Frame 1 (no input): blank canvas, image omitted
Frame 60 (the mouse pressed at the canvas centre just before this capture): blank canvas, image omitted
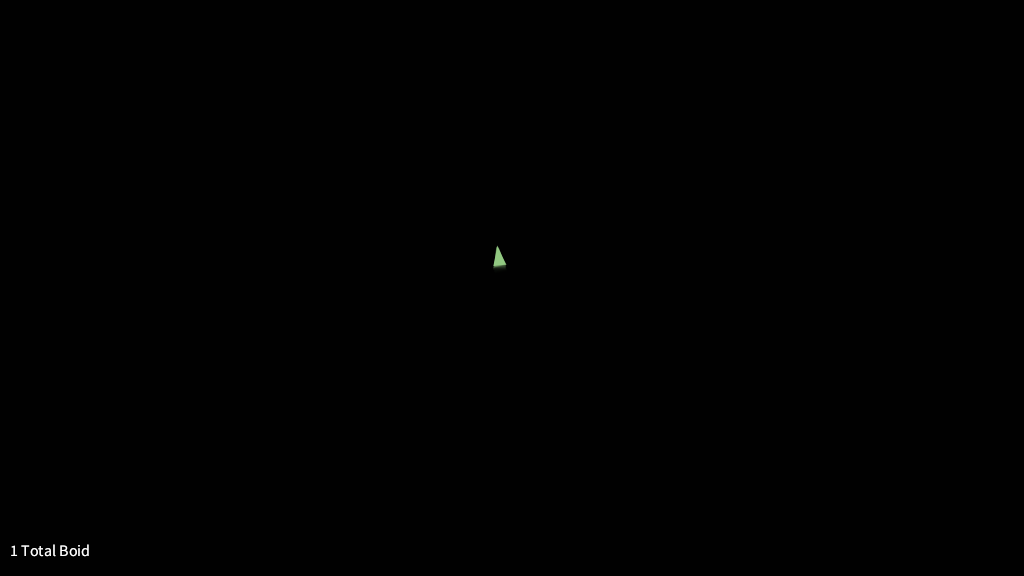
Frame 120 (the mouse held since frame 60 and released just before this capture)

The Processing sketch whose frames 1 and 60 were blank and that drew this single picture after the mouse press (run headless with seeded random() and noise(); from frame 60 on, the mouse is pressed at the canvas centre):

// Processing sketch: boids
// ── boids.pde

ArrayList<Boid> boids;
ArrayList<Avoid> avoids;
int objective = 1;
float jar_percentage = 0;

float globalScale = .91;
float eraseRadius = 20;
String tool = "boids";
boolean stop = false;

// boid control
float maxSpeed;
float friendRadius;
float crowdRadius;
float avoidRadius;
float coheseRadius;

boolean option_friend = true;
boolean option_crowd = true;
boolean option_avoid = true;
boolean option_noise = true;
boolean option_cohese = true;

// gui crap
int messageTimer = 0;
String messageText = "";


void setup () {
  size(1024, 576);
  textSize(16);
  recalculateConstants();
  boids = new ArrayList<Boid>();
  avoids = new ArrayList<Avoid>();
  for (int x = 100; x < width - 100; x+= 100) {
    for (int y = 100; y < height - 100; y+= 100) {
 //   boids.add(new Boid(x + random(3), y + random(3)));
  //    boids.add(new Boid(x + random(3), y + random(3)));
    }
  }
  
  //setupWalls();
}


// haha
void recalculateConstants () {
  maxSpeed = 2.1 * globalScale;
  friendRadius = 60 * globalScale;
  crowdRadius = (friendRadius / 1.3);
  avoidRadius = 90 * globalScale;
  coheseRadius = friendRadius;
}


void setupWalls() {
  avoids = new ArrayList<Avoid>();
   for (int x = 0; x < width; x+= 20) {
    avoids.add(new Avoid(x, 10));
    avoids.add(new Avoid(x, height - 10));
  } 
}

void setupCircle() {
  avoids = new ArrayList<Avoid>();
   for (int x = 0; x < 50; x+= 1) {
     float dir = (x / 50.0) * TWO_PI;
    avoids.add(new Avoid(width * 0.5 + cos(dir) * height*.4, height * 0.5 + sin(dir)*height*.4));
  } 
}

//The funtion that iterates repeatedly to generate each frame.
void draw () {
  noStroke();
  colorMode(HSB);
  fill(0, 100);
  rect(0, 0, width, height);


  if (tool == "erase") {
    noFill();
    stroke(0, 100, 260);
    rect(mouseX - eraseRadius, mouseY - eraseRadius, eraseRadius * 2, eraseRadius *2);
    if (mousePressed) {
      erase();
    }
  } else if (tool == "avoids") {
    noStroke();
    fill(0, 200, 200);
    ellipse(mouseX, mouseY, 15, 15);
  }
  boolean newbie = true;
  for (int i = 0; i <boids.size(); i++) {
    Boid current = boids.get(i);
    current.objective = objective;
    if(stop){
    
    current.draw();
    }
    else{
    if(current.battery<0 && objective >= 4){
    boids.remove(i);
    } 
    if(PVector.dist(current.pos, new PVector(1024,576)) < 100 && objective==2)
          boids.remove(i);
    else{
    current.go(jar_percentage);
    
    if(current.order && current.controller && newbie){
      current.order = false;
      boids.add(new Boid(0, 0 , true, objective));
      message(boids.size() + " (Automatic) Total Boid" + s(boids.size()));
      
    }
    
    if(current.return_flag==2){
    jar_percentage -= 0.001;
    }
    if(current.return_flag==1){
    jar_percentage += 0.001;
    }
    //println(jar_percentage);
    current.draw();
    fill(255);
    
    rect(1010,576,10,1024*jar_percentage*0.1);
    }}
  }

  for (int i = 0; i <avoids.size(); i++) {
    Avoid current = avoids.get(i);
    current.go();
    current.draw();
  }

  if (messageTimer > 0) {
    messageTimer -= 1; 
  }
  drawGUI();
  if(objective ==2){
  ellipse(1024,576,100,100);
  ellipse(0,0,100,100);
  }
}

//Managing key presses
void keyPressed () {
  if (key == 'q') {
    tool = "boids";
    message("Add boids");
  } else if (key == 'w') {
    tool = "avoids";
    message("Place obstacles");
  } else if (key == 'e') {
    tool = "erase";
    message("Eraser");
  } else if (key == '-') {
    message("Decreased scale");
    globalScale *= 0.8;
  } else if (key == '=') {
      message("Increased Scale");
    globalScale /= 0.8;
  } else if (key == '1') {
     option_friend = option_friend ? false : true;
     message("Turned friend allignment " + on(option_friend));
  } else if (key == '2') {
     option_crowd = option_crowd ? false : true;
     message("Turned crowding avoidance " + on(option_crowd));
  } else if (key == '3') {
     option_avoid = option_avoid ? false : true;
     message("Turned obstacle avoidance " + on(option_avoid));
  }else if (key == '4') {
     option_cohese = option_cohese ? false : true;
     message("Turned cohesion " + on(option_cohese));
  }else if (key == '5') {
     option_noise = option_noise ? false : true;
     message("Turned noise " + on(option_noise));
  } else if (key == '6') {
     tool = "leader";
     message("Add leader");
  } else if (key == 's') {
     stop =  !stop;
     message("Stopped");
  } else if (key == 'x') {
     objective =  2;
     message("Objective 2");
  } 
  else if (key == 'z') {
     objective =  1;
     message("Objective 1");
  }else if (key == 'c') {
     objective =  3;
     message("Objective 3");
  }
  else if (key == 'v') {
     objective =  4;
     message("Objective 4");
  } else if (key == 'b') {
     objective =  5;
     message("Objective 5");
  } else if (key == ',') {
     setupWalls(); 
  } else if (key == '.') {
     setupCircle(); 
  }
  recalculateConstants();

}

//Drawing the GUI
void drawGUI() {
   if(messageTimer > 0) {
      fill((min(30, messageTimer) / 30.0) * 255.0);
      text(messageText, 10, height - 20); 
   }
}


String s(int count) {
  return (count != 1) ? "s" : "";
}


String on(boolean in) {
  return in ? "on" : "off"; 
}

//Handling mouse presses
void mousePressed () {
  switch (tool) {
  case "boids":
    boids.add(new Boid(mouseX, mouseY , false, objective));
    message(boids.size() + " Total Boid" + s(boids.size()));
    break;
  case "avoids":
    avoids.add(new Avoid(mouseX, mouseY));
    break;
   case "leader":
    boids.add(new Boid(mouseX, mouseY , true, objective));
    message(boids.size() + " Total Boid" + s(boids.size()));
    break;
  }
}


void erase () {
  for (int i = boids.size()-1; i > -1; i--) {
    // A single state is used thus the calculations a
    Boid b = boids.get(i);
    if (abs(b.pos.x - mouseX) < eraseRadius && abs(b.pos.y - mouseY) < eraseRadius) {
      boids.remove(i);
    }
  }

  for (int i = avoids.size()-1; i > -1; i--) {
    Avoid b = avoids.get(i);
    if (abs(b.pos.x - mouseX) < eraseRadius && abs(b.pos.y - mouseY) < eraseRadius) {
      avoids.remove(i);
    }
  }
}


void drawText (String s, float x, float y) {
  fill(0);
  text(s, x, y);
  fill(200);
  text(s, x-1, y-1);
}


void message (String in) {
   messageText = in;
   messageTimer = (int) frameRate * 3;
}

// ── Avoid.pde
class Avoid {
   PVector pos;
   // Class to create obstacles
   Avoid (float xx, float yy) {
     pos = new PVector(xx,yy);
   }
   
   void go () {
     
   }
   
   void draw () {
     fill(0, 255, 200);
     ellipse(pos.x, pos.y, 15, 15);
   }
}

// ── Boid.pde
class Boid {
  // main fields
  PVector pos;
  PVector move;
  float shade;
  boolean leader;
  int objective;
  ArrayList<Boid> friends;
  int battery ;
  PVector target;
  int return_flag;
  // timers
  float jar_p = 0;
  int return_trip = 1000;
  int thinkTimer = 0;
  float current_percentage = 0;
  boolean can_go = true;
  boolean order = false;
  boolean controller = false;
  int number_ordered = 0;


  Boid (float xx, float yy, boolean lead, int obj) {
    move = new PVector(0, 0);
    pos = new PVector(0, 0);
    pos.x = xx;
    pos.y = yy;
    thinkTimer = int(random(10));
    shade = random(255); // Random Color.
    friends = new ArrayList<Boid>();
    leader = lead;
    objective = obj;
    battery = 2000;
    return_trip = battery;
    target = new PVector(1024,576);
    return_flag = 1;
  }

  void go (float jar_percentage ) {
    // implementing the refuling logic
    println(return_trip);
    current_percentage = jar_percentage;
    if(objective>=4 && (return_flag==2 )){
    
    if (thinkTimer ==0 ) {
      // update our friend array (lots of square roots)
      getFriends();
      battery-=1;
      jar_p-=0.0005;
      
    }
    if(return_flag==2 && can_go){
              if(battery <= return_trip ){
                target = new PVector(0, 0);
                return_flag = 3;
                println("return");
                number_ordered = 0;
              }
     } 
    }
    
    else{
    if( PVector.dist(this.pos, new PVector(0, 0) )< 100 && return_flag ==3 && objective >=4){
               battery = 2000;
               return_trip = 2000;
               target = new PVector(1024, 576);
               return_flag = 1;
            }    
    increment();
    wrap();

    if (thinkTimer ==0 ) {
      // update our friend array (lots of square roots)
      getFriends();
      battery-=1;
      jar_p-=0.0001;
      
      
    }
    flock();
    pos.add(move);
    
    }
    
    

  }

  void flock () {
    PVector allign = getAverageDir();
    PVector avoidDir = getAvoidDir(); 
    PVector avoidObjects = getAvoidAvoids();
    PVector noise = new PVector(random(2) - 1, random(2) -1);
    PVector cohese = getCohesion();

    allign.mult(1);
    if (!option_friend) allign.mult(0);
    
    avoidDir.mult(1);
    if (!option_crowd) avoidDir.mult(0);
    
    avoidObjects.mult(3);
    if (!option_avoid) avoidObjects.mult(0);

    noise.mult(0.1);
    if (!option_noise) noise.mult(0);

    cohese.mult(1);
    if (!option_cohese) cohese.mult(0);
    
    stroke(0, 255, 160);
     
    
    if(leader){
    if(objective >= 4 )
    {
     
      //implementing the refuling logic
      if(objective == 4 && PVector.dist(this.pos, target )< 100 && battery > return_trip-battery+300 && return_flag ==1){
        return_flag = 2;
        return_trip = return_trip-battery+300;
        println("Stop");
      }
     //Implemeting the leadership protocol
     if(objective == 5 && PVector.dist(this.pos, target )< 100 && battery > return_trip-battery+300 && return_flag ==1){
        println("Inside");
        return_flag = 2;
        return_trip = return_trip-battery+300;
        println("Stop");
        this.controller = true;
        number_ordered = 0;
        this.can_go = false;
        float total=0;
        for (Boid other : friends){
          if(other.controller){
          if(other.battery<other.return_trip)
          {
          other.number_ordered = 0;
          number_ordered = 0;
          }
          else{
          number_ordered = other.number_ordered;
          other.number_ordered =0;}
          }
          other.controller = false;
          total = total + (other.return_trip*0.001*2 - battery*0.001);
          other.can_go = true;
        }
        if(total+current_percentage > 0){
          for (Boid other : friends){
          total = total + (other.return_trip*0.001*2 - battery*0.001);
          other.can_go = false;
          
          if(total+current_percentage<0){
            break;
          }
        }
        }
        else{
        if(total+current_percentage+return_trip*0.001 < 0 && number_ordered < 1){
        order = true;
        number_ordered += 1;
        }
        
        }
        
        
      }
    
    
    
    move.add(PVector.sub(target, pos).mult(0.005));
    move.limit(maxSpeed);
    move.add(avoidDir);
    move.add(avoidObjects.mult(5));
    move.add(noise);
    move.add(cohese);
    move.add(allign);
    }
    else{
    move.add(PVector.sub(target, pos).mult(0.005));
    move.limit(maxSpeed);
    move.add(avoidDir);
    move.add(avoidObjects.mult(5));
    move.add(noise);
    move.add(cohese);
    move.add(allign);}
    
    }
    
    else{
      
    move.add(allign);
    move.add(avoidDir);
    move.add(avoidObjects);
    move.add(noise);
    move.add(cohese);
    move.limit(maxSpeed);
    shade += getAverageColor() * 0.03;
    shade += (random(2) - 1) ;
    shade = (shade + 255) % 255; //max(0, min(255, shade));}
    }
    
    if(objective == 3 || objective ==4){
    PVector nice  = new PVector(0,-1);
    move.add(nice.mult(0.01*random(2)));
    }
    
    
    
  }

  void getFriends () {
    ArrayList<Boid> nearby = new ArrayList<Boid>();
    for (int i =0; i < boids.size(); i++) {
      Boid test = boids.get(i);
      if (test == this) continue;
      if (abs(test.pos.x - this.pos.x) < friendRadius &&
        abs(test.pos.y - this.pos.y) < friendRadius) {
        nearby.add(test);
      }
    }
    friends = nearby;
  }

  float getAverageColor () {
    float total = 0;
    float count = 0;
    for (Boid other : friends) {
      if (other.shade - shade < -128) {
        total += other.shade + 255 - shade;
      } else if (other.shade - shade > 128) {
        total += other.shade - 255 - shade;
      } else {
        total += other.shade - shade; 
      }
      count++;
    }
    if (count == 0) return 0;
    return total / (float) count;
  }
  
  PVector getAverageDir () {
    PVector sum = new PVector(0, 0);
    int count = 0;
    float least_dist = 114001;
    Boid lead = new Boid(0,0,false,1);
    
    for (int i = 0; i <friends.size(); i++) {
      Boid other = boids.get(i);
      float d = PVector.dist(pos, other.pos);
      float dist = PVector.dist(target, other.pos);
      
      if(objective == 2){
      if(PVector.dist(pos,target) - PVector.dist(target, other.pos) < 0){
      //lead.leader = false;
      leader = true;
      }
      }
      
      
      if(dist<least_dist){
      least_dist = d;
      lead = other;
      }
      // If the distance is greater than 0 and less than an arbitrary amount (0 when you are yourself)
      if ((d > 0) && (d < friendRadius)) {
        PVector copy = other.move.copy();
        copy.normalize();
        copy.div(d); 
        sum.add(copy);
        count++;
      }
      
      if (count > 0) {
        //sum.div((float)count);
      }
    }
    // Implemeting the leader logic of Objective 2
    if(objective == 2){
      if(friends.size() == 0){
        leader=true;
      }
    move.add(lead.move);
    
    if(PVector.dist(pos,target) - PVector.dist(target, lead.pos) < 0){
      //lead.leader = false;
      leader = true;
    }else{
    lead.leader=true;
    //leader = false;
    }
    }
    return sum;
  }

  PVector getAvoidDir() {
    PVector steer = new PVector(0, 0);
    int count = 0;

    for (Boid other : friends) {
      float d = PVector.dist(pos, other.pos);
      print("Distance from friends: ");
      println(d);
      // If the distance is greater than 0 and less than an arbitrary amount (0 when you are yourself)
      if ((d > 0) && (d < crowdRadius)) {
        // Calculate vector pointing away from neighbor
        PVector diff = PVector.sub(pos, other.pos);
        diff.normalize();
        diff.div(d);        // Weight by distance
        steer.add(diff);
        count++;            // Keep track of how many
      }
    }
    if (count > 0) {
      //steer.div((float) count);
    }
    return steer;
  }

  PVector getAvoidAvoids() {
    PVector steer = new PVector(0, 0);
    int count = 0;

    for (Avoid other : avoids) {
      float d = PVector.dist(pos, other.pos);
      print("Distance from Avoids: ");
      println(avoidRadius);
      // If the distance is greater than 0 and less than an arbitrary amount (0 when you are yourself)
      if ((d > 0) && (d < avoidRadius)) {
        // Calculate vector pointing away from neighbor
        PVector diff = PVector.sub(pos, other.pos);
        diff.normalize();
        diff.div(d);        // Weight by distance
        steer.add(diff);
        count++;            // Keep track of how many
      }
    }
    return steer;
  }
  
  PVector getCohesion () {
   float neighbordist = 50;
    PVector sum = new PVector(0, 0);   // Start with empty vector to accumulate all locations
    int count = 0;
    for (Boid other : friends) {
      float d = PVector.dist(pos, other.pos);
      if ((d > 0) && (d < coheseRadius)) {
        sum.add(other.pos); // Add location
        count++;
      }
    }
    if (count > 0) {
      sum.div(count);
      
      PVector desired = PVector.sub(sum, pos);  
      return desired.setMag(0.05);
    } 
    else {
      return new PVector(0, 0);
    }
  }

  void draw () {
    if(objective>=4){
    stroke(255);
    if(controller){
    fill(125,0);
    }
    else{
    fill(255,255);
    }
    //tint(255, 126);
    arc(this.pos.x, this.pos.y,30* globalScale,30* globalScale,0,2*PI*battery*0.001/2 );
  }
    
    
    for ( int i = 0; i < friends.size(); i++) {
      Boid f = friends.get(i);
      stroke(90);
      line(this.pos.x, this.pos.y, f.pos.x, f.pos.y);
    }
    noStroke();
    if(leader ){
       fill(255,255,255);
    }
    
    
    else{
    fill(shade, 90, 200);}
    pushMatrix();
    translate(pos.x, pos.y);
    rotate(move.heading());
    beginShape();
    vertex(15 * globalScale, 0);
    vertex(-7* globalScale, 7* globalScale);
    vertex(-7* globalScale, -7* globalScale);
    
    endShape(CLOSE);
    popMatrix();
    
  }

  // update all those timers!
  void increment () {
    thinkTimer = (thinkTimer + 1) % 1;
    
  }

  void wrap () {
    pos.x = (pos.x + width) % width;
    pos.y = (pos.y + height) % height;
  }
}
